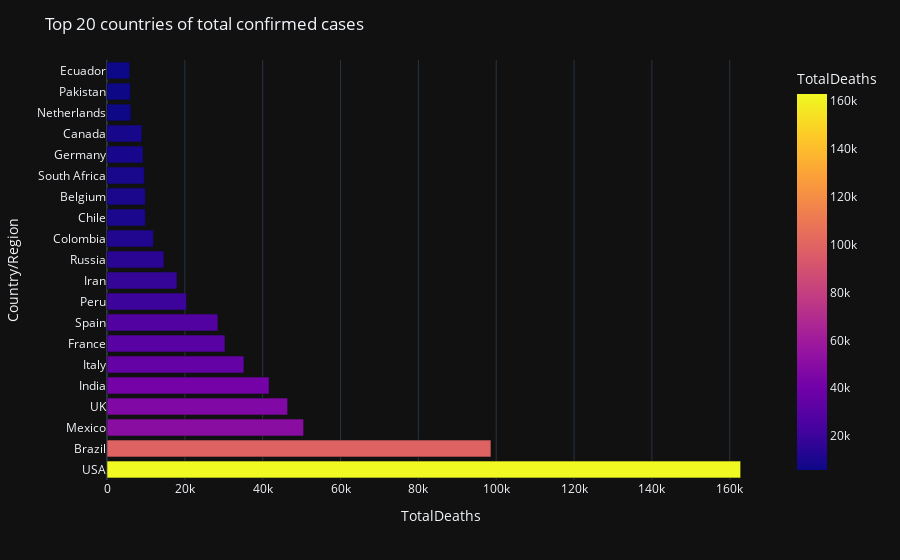

The code cell stored with this chart in its notebook:
### Code cell
fig = px.bar(world_data.sort_values(by='TotalDeaths', ascending=False)[0:20], 
             x='TotalDeaths', y='Country/Region',color='TotalDeaths')
fig.update_layout(template="plotly_dark", title_text="Top 20 countries of total confirmed cases")
fig.show()

### Figure 1 — Plotly figure (JSON) as saved in the notebook; plotly's stock layout.template omitted (floating-point values rounded to 4 significant figures)
{"data": [{"alignmentgroup": "True", "hovertemplate": "TotalDeaths=%{marker.color}<br>Country/Region=%{y}<extra></extra>", "legendgroup": "", "marker": {"color": [162804, 98644, 50517, 46413, 41638, 35187, 30312, 28500, 20424, 17976, 14606, 11939, 9889, 9859, 9604, 9252, 8966, 6153, 6035, 5877], "coloraxis": "coloraxis", "pattern": {"shape": ""}}, "name": "", "offsetgroup": "", "orientation": "h", "showlegend": false, "textposition": "auto", "type": "bar", "x": [162804, 98644, 50517, 46413, 41638, 35187, 30312, 28500, 20424, 17976, 14606, 11939, 9889, 9859, 9604, 9252, 8966, 6153, 6035, 5877], "xaxis": "x", "y": ["USA", "Brazil", "Mexico", "UK", "India", "Italy", "France", "Spain", "Peru", "Iran", "Russia", "Colombia", "Chile", "Belgium", "South Africa", "Germany", "Canada", "Netherlands", "Pakistan", "Ecuador"], "yaxis": "y"}], "layout": {"barmode": "relative", "coloraxis": {"colorbar": {"title": {"text": "TotalDeaths"}}, "colorscale": [[0, "#0d0887"], [0.1111, "#46039f"], [0.2222, "#7201a8"], [0.3333, "#9c179e"], [0.4444, "#bd3786"], [0.5556, "#d8576b"], [0.6667, "#ed7953"], [0.7778, "#fb9f3a"], [0.8889, "#fdca26"], [1, "#f0f921"]]}, "legend": {"tracegroupgap": 0}, "margin": {"t": 60}, "title": {"text": "Top 20 countries of total confirmed cases"}, "xaxis": {"anchor": "y", "domain": [0, 1], "title": {"text": "TotalDeaths"}}, "yaxis": {"anchor": "x", "domain": [0, 1], "title": {"text": "Country/Region"}}}}
